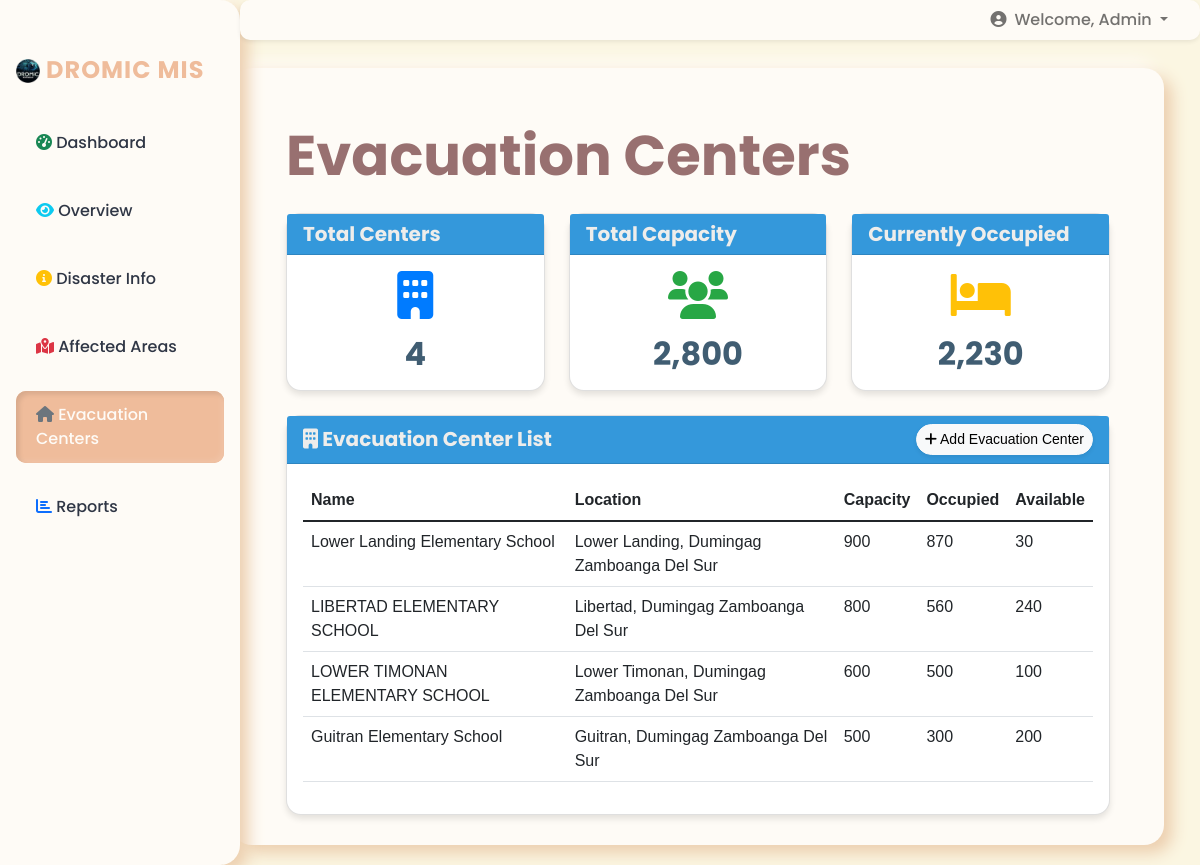
The page /evacuation-centers-list/ on the database as committed earlier.
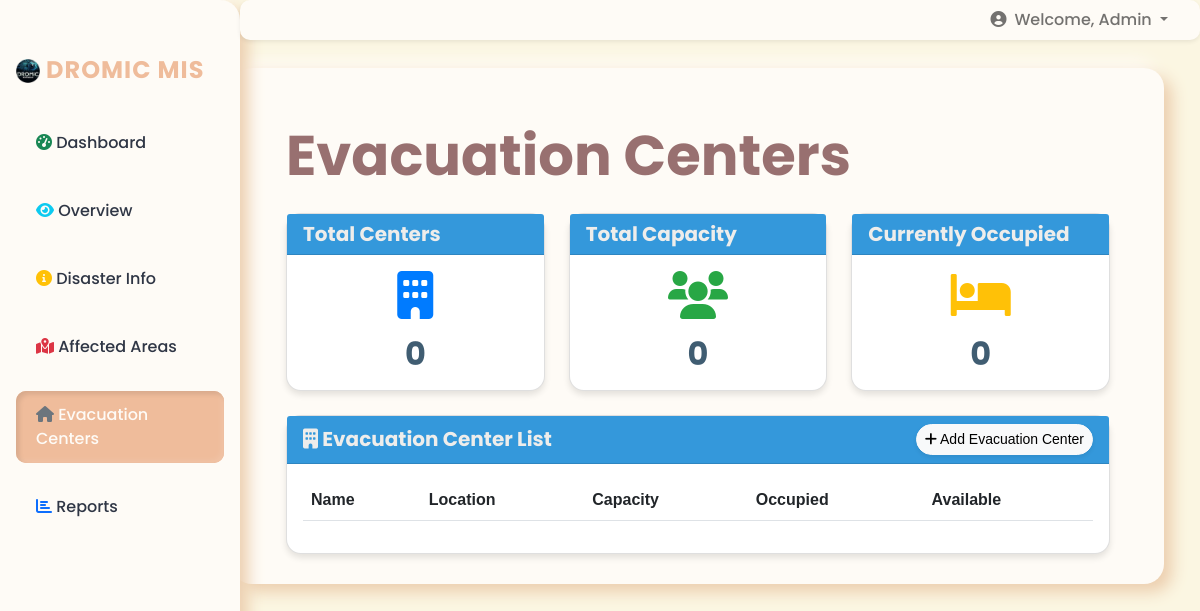
The same page on the database as committed later.
### core/models.py (models this page shows, shortened)
class EvacuationCenter(models.Model):
    name = models.CharField(max_length=100)
    province = models.ForeignKey(Province, on_delete=models.CASCADE, null=True, blank=True)
    municipality = models.ForeignKey(Municipality, on_delete=models.CASCADE, null=True, blank=True)
    barangay = models.ForeignKey(Barangay, on_delete=models.CASCADE, null=True, blank=True)
    capacity = models.IntegerField()
    current_occupancy = models.IntegerField(default=0)

class Barangay(models.Model):
    code = models.CharField(max_length=20, unique=True)
    name = models.CharField(max_length=255)
    municipality = models.ForeignKey(Municipality, related_name='barangays', on_delete=models.CASCADE)
    longitude = models.FloatField(null=True, blank=True)
    latitude = models.FloatField(null=True, blank=True)

class Municipality(models.Model):
    code = models.CharField(max_length=20, unique=True)
    name = models.CharField(max_length=255)
    province = models.ForeignKey(Province, related_name='municipalities', on_delete=models.CASCADE)
    longitude = models.FloatField(null=True, blank=True)
    latitude = models.FloatField(null=True, blank=True)

class Province(models.Model):
    code = models.CharField(max_length=20, unique=True)
    name = models.CharField(max_length=255)
    longitude = models.FloatField(null=True, blank=True)
    latitude = models.FloatField(null=True, blank=True)

### core/views.py (the view)
# urls.py: path('evacuation-centers-list/', views.evacuation_center_list, name='evacuation_center_list'),
def evacuation_center_list(request):
    evacuation_centers = EvacuationCenter.objects.all().select_related('province', 'municipality', 'barangay')
    provinces = Province.objects.all()
    context = {
        'evacuation_centers': evacuation_centers,
        'provinces': provinces,
        'total_centers': evacuation_centers.count(),
        'total_capacity': evacuation_centers.aggregate(Sum('capacity'))['capacity__sum'] or 0,
        'total_occupied': evacuation_centers.aggregate(Sum('current_occupancy'))['current_occupancy__sum'] or 0,
    }
    return render(request, 'core/evacuation_centers.html', context)

### core/templatetags/custom_filters.py (called while the page is built)
@register.filter
def sub(value, arg):
    return value - arg

### core/templates/core/evacuation_centers.html (shortened to what this page needs)
{% extends 'base.html' %}
{% load static %}
{% load humanize %}
{% load custom_filters %}
{% block content %}
<div class="container-fluid mt-4">
    <h1 class="display-4 mb-4">Evacuation Centers</h1>
    <div class="row mb-4">
        <div class="col-md-4">
            <div class="card dashboard-card">
                <div class="card-header dashboard-card-header">
                    <h5 class="card-title mb-0">Total Centers</h5>
                </div>
                <div class="card-body text-center">
                    <i class="fas fa-building dashboard-icon mb-3" style="color: #007bff;"></i>
                    <h2 class="card-text">{{ total_centers }}</h2>
                </div>
            </div>
        </div>
        <div class="col-md-4">
            <div class="card dashboard-card">
                <div class="card-header dashboard-card-header">
                    <h5 class="card-title mb-0">Total Capacity</h5>
                </div>
                <div class="card-body text-center">
                    <i class="fas fa-users dashboard-icon mb-3" style="color: #28a745;"></i>
                    <h2 class="card-text">{{ total_capacity|intcomma }}</h2>
                </div>
            </div>
        </div>
        <div class="col-md-4">
            <div class="card dashboard-card">
                <div class="card-header dashboard-card-header">
                    <h5 class="card-title mb-0">Currently Occupied</h5>
                </div>
                <div class="card-body text-center">
                    <i class="fas fa-bed dashboard-icon mb-3" style="color: #ffc107;"></i>
                    <h2 class="card-text">{{ total_occupied|intcomma }}</h2>
                </div>
            </div>
        </div>
    </div>
    <div class="card dashboard-card mt-4">
        <div class="card-header dashboard-card-header d-flex justify-content-between align-items-center">
            <h5 class="card-title mb-0 font-weight-bold"><i class="fas fa-building mr-2"></i> Evacuation Center List</h5>
            <button class="btn btn-light btn-sm rounded-pill shadow-sm" data-toggle="modal" data-target="#addEvacuationCenterModal">
                <i class="fas fa-plus mr-1"></i> Add Evacuation Center
            </button>
        </div>
        <div class="card-body">
            <div class="table-responsive">
                <table class="table table-hover">
                    <thead>
                        <tr>
                            <th>Name</th>
                            <th>Location</th>
                            <th>Capacity</th>
                            <th>Occupied</th>
                            <th>Available</th>
                        </tr>
                    </thead>
                    <tbody>
                        {% for center in evacuation_centers %}
                        <tr>
                            <td class="text-capitalize">{{ center.name }}</td>
                            <td class="text-capitalize">{{ center.barangay.name }}, {{ center.municipality.name }} {{ center.province.name }}</td>                            <td>{{ center.capacity|intcomma }}</td>
                            <td class="text-capitalize">{{ center.current_occupancy|intcomma }}</td>
                            <td class="text-capitalize">{{ center.capacity|sub:center.current_occupancy|intcomma }}</td>
                        </tr>
                        {% endfor %}
                    </tbody>
                </table>
            </div>
        </div>
    </div>
</div>
{% endblock %}

### core/templates/base.html (shortened to what this page needs)
{% load static %}
<!DOCTYPE html>
<html lang="en">
<head>
    <link href="https://cdn.jsdelivr.net/npm/bootstrap@5.3.0/dist/css/bootstrap.min.css" rel="stylesheet">
    <link href="https://cdnjs.cloudflare.com/ajax/libs/font-awesome/6.0.0-beta3/css/all.min.css" rel="stylesheet">
    <link href="https://cdn.jsdelivr.net/npm/bootstrap@5.1.3/dist/css/bootstrap.min.css" rel="stylesheet">
    <link href="https://cdnjs.cloudflare.com/ajax/libs/font-awesome/6.0.0-beta3/css/all.min.css" rel="stylesheet">
    <link rel="stylesheet" href="{% static 'css/styles.css' %}">
</head>
<body>
    <div class="container-fluid">
        <div class="row">
            {% block sidebar %}
            <nav id="sidebar" class="col-md-3 col-lg-2 d-md-block sidebar collapse">
                <div class="position-sticky sidebar-sticky">
                    <h3 class="sidebar-heading"><img src="{% static 'img/dromic_logo.png' %}" alt="DROMIC Logo" width="24" height="24"> DROMIC MIS</h3>                                        <ul class="nav flex-column">
                        <li class="nav-item">
                            <a class="nav-link" href="{% url 'dashboard' %}"><i class="fas fa-tachometer-alt text-success "></i> Dashboard</a>
                        </li>
                        <li class="nav-item">
                            <a class="nav-link" href="{% url 'overview' %}"><i class="fas fa-eye text-info"></i> Overview</a>
                        </li>
                        <li class="nav-item">
                            <a class="nav-link" href="{% url 'disaster_info' %}"><i class="fas fa-info-circle text-warning"></i> Disaster Info</a>
                        </li>
                        <li class="nav-item">
                            <a class="nav-link" href="{% url 'affected_area_list' %}"><i class="fas fa-map-marked-alt text-danger"></i> Affected Areas</a>
                        </li>
                        <li class="nav-item">
                            <a class="nav-link" href="{% url 'evacuation_center_list' %}"><i class="fas fa-home text-secondary"></i> Evacuation Centers</a>
                        </li>
                        <li class="nav-item">
                            <a class="nav-link" href="{% url 'report_list' %}"><i class="fas fa-chart-bar text-primary"></i> Reports</a>
                        </li>
                    </ul>
                </div>
            </nav>
            {% endblock %}
            <main class="col-md-9 ms-sm-auto col-lg-10 px-md-4">
                {% block header %}
                <header class="navbar navbar-expand-md navbar-light sticky-top p-0 shadow-sm">
                    <div class="container-fluid">
                        <div class="navbar-nav flex-row ms-auto">
                            <div class="nav-item dropdown">
                                <a class="nav-link dropdown-toggle" href="#" id="navbarDropdown" role="button" data-bs-toggle="dropdown" aria-expanded="false">
                                    <i class="fas fa-user-circle me-2"></i>Welcome, admin
                                </a>
                            </div>
                        </div>
                    </div>
                </header>
                {% endblock %}
                <div class="content-wrapper">
                    {% block content %}{% endblock %}
                </div>
            </main>
        </div>
    </div>
</body>
</html>

### static/css/styles.css (style rules this page uses)
:root { --primary-color: #FEFBF6; --secondary-color: #FEFBF6; --accent-color: #EFBC9B; --text-color: #2F3645; --shadow-light: #FEFBF6; --shadow-dark: #ECCEAE; }
body { font-family: 'Ubuntu', sans-serif; background-color: var(--primary-color); color: var(--text-color); }
.sidebar { position: fixed; top: 0; bottom: 0; left: 0; z-index: 100; padding: 48px 0 0; box-shadow: 8px 8px 16px var(--shadow-dark), -8px -8px 16px var(--shadow-light); border-radius: 0 20px 20px 0; background-color: var(--primary-color); width: 240px; }
.sidebar-sticky { position: relative; top: 0; height: calc(100vh - 48px); padding-top: .5rem; overflow-x: hidden; overflow-y: auto; }
.sidebar-heading { font-family: 'Poppins', sans-serif; font-weight: 700; font-size: 1.5rem; color: var(--accent-color); text-transform: uppercase; letter-spacing: 1px; margin-bottom: 1.5rem; padding: 0 1rem; text-shadow: 1px 1px 2px var(--shadow-light); }
.sidebar .nav-link { color: var(--text-color); margin: 10px 1rem; padding: 12px 20px; border-radius: 10px; transition: all 0.3s ease; position: relative; overflow: hidden; }
.sidebar .nav-link:before { content: ''; position: absolute; top: 0; left: -100%; width: 100%; height: 100%; background: var(--accent-color); transition: all 0.3s ease; z-index: -1; }
.sidebar .nav-link.active { background-color: var(--accent-color); color: var(--primary-color); box-shadow: inset 3px 3px 5px rgba(0,0,0,0.1), inset -3px -3px 5px rgba(255,255,255,0.1); }
.sidebar .nav-link.active:before { left: 0; }
main { padding-top: 48px; margin-left: 240px; }
.navbar { position: fixed; top: 0; right: 0; left: 240px; z-index: 1030; background-color: var(--primary-color) !important; box-shadow: 0 4px 6px var(--shadow-dark), 0 -2px 6px var(--shadow-light); border-radius: 10px; }
.content-wrapper { background-color: var(--primary-color); border-radius: 20px; box-shadow: 8px 8px 16px var(--shadow-dark), -8px -8px 16px var(--shadow-light); padding: 30px; margin: 20px 0; }

### core/templates/base.html (style rules this page uses)
body { background-color: #FBF6E2; }
h1, h2, h3, h4, h6 { font-family: 'Poppins', sans-serif; font-weight: 700; color: #987070; }
.nav-link { font-family: 'Poppins', sans-serif; font-weight: 500; text-transform: capitalize; }
.content-wrapper { font-size: 16px; }
.display-4 { font-family: 'Poppins', sans-serif; font-weight: 700; color: #987070; }
.card-title { font-family: 'Poppins', sans-serif; font-weight: 700; color: #EEEDEB; }
.card-text { font-family: 'Poppins', sans-serif; font-weight: 700; color: #405D72; text-transform: capitalize; }

### core/templates/core/evacuation_centers.html (style rules this page uses)
.dashboard-card { border-radius: 15px; box-shadow: 0 4px 6px rgba(0, 0, 0, 0.1); transition: transform 0.3s; }
.dashboard-card-header { background-color: #3498db; color: white; border-top-left-radius: 15px; border-top-right-radius: 15px; }
.dashboard-icon { font-size: 3rem; color: #3498db; }

Rows that differ between the two databases and show on the page:
removed EvacuationCenter: name "Lower Landing Elementary School", barangay.name "Lower Landing", municipality.name "Dumingag", province.name "Zamboanga Del Sur", capacity "900", current_occupancy "870", capacity|sub "30"
removed EvacuationCenter: name "LIBERTAD ELEMENTARY SCHOOL", barangay.name "Libertad", municipality.name "Dumingag", province.name "Zamboanga Del Sur", capacity "800", current_occupancy "560", capacity|sub "240"
removed EvacuationCenter: name "LOWER TIMONAN ELEMENTARY SCHOOL", barangay.name "Lower Timonan", municipality.name "Dumingag", province.name "Zamboanga Del Sur", capacity "600", current_occupancy "500", capacity|sub "100"
removed EvacuationCenter: name "Guitran Elementary School", barangay.name "Guitran", municipality.name "Dumingag", province.name "Zamboanga Del Sur", capacity "500", current_occupancy "300", capacity|sub "200"
Other text that changed with them:
{{ total_centers }}: "4" → "0"
{{ total_capacity|intcomma }}: "2,800" → "0"
{{ total_occupied|intcomma }}: "2,230" → "0"
